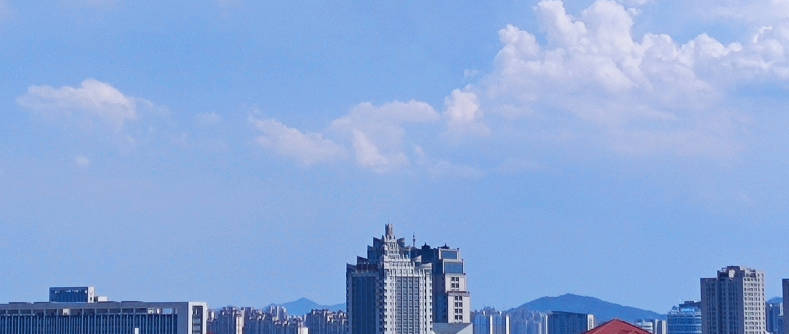
//> input picture 第2章、滚动条与键盘事件/04Opencv自带颜色表操作/image.jpg, 789 x 334 px
$ ./main   (built with g++ and OpenCV 4)
//> lines starting //> are read from the running program, lines starting //| are printed output that depends on the picture; after the words box and inside, x2 and y2 are one past the last pixel; in counts of white or black regions, pixels touching at a corner belong together
#include <iostream>
#include <vector>

#include <opencv2/core/utils/logger.hpp>
#include <opencv2/opencv.hpp>
#include <opencv2/highgui.hpp>

using namespace cv;
using namespace std;

int main(int argc, char const* argv[]) {
	utils::logging::setLogLevel(utils::logging::LOG_LEVEL_SILENT);

	Mat src = imread("image.jpg", IMREAD_COLOR);
//> src is the input picture: 334 rows x 789 cols, CV_8UC3; mean B, G, R 217.5, 168.6, 138.3
	Mat dst = Mat::zeros(src.size(), src.type());

	int index = 0;

	const vector<string> colormap_str{
		"COLORMAP_AUTUMN",
		"COLORMAP_BONE",
		"COLORMAP_JET",
		"COLORMAP_WINTER",
		"COLORMAP_RAINBOW",
		"COLORMAP_OCEAN",
		"COLORMAP_SUMMER",
		"COLORMAP_SPRING",
		"COLORMAP_COOL",
		"COLORMAP_HSV",//10
		"COLORMAP_PINK",
		"COLORMAP_HOT",
		"COLORMAP_PARULA",
		"COLORMAP_MAGMA",
		"COLORMAP_INFERNO",
		"COLORMAP_PLASMA",
		"COLORMAP_VIRIDIS",
		"COLORMAP_CIVIDIS",
		"COLORMAP_TWILIGHT",
		"COLORMAP_TWILIGHT_SHIFTED",
		"COLORMAP_TURBO",
		"COLORMAP_DEEPGREEN"
	};
	const vector<int> colormap = {
		COLORMAP_AUTUMN,
		COLORMAP_BONE,
		COLORMAP_JET,
		COLORMAP_WINTER,
		COLORMAP_RAINBOW,
		COLORMAP_OCEAN,
		COLORMAP_SUMMER,
		COLORMAP_SPRING,
		COLORMAP_COOL,
		COLORMAP_HSV,//10
		COLORMAP_PINK,
		COLORMAP_HOT,
		COLORMAP_PARULA,
		COLORMAP_MAGMA,
		COLORMAP_INFERNO,
		COLORMAP_PLASMA,
		COLORMAP_VIRIDIS,
		COLORMAP_CIVIDIS,
		COLORMAP_TWILIGHT,
		COLORMAP_TWILIGHT_SHIFTED,//20
		COLORMAP_TURBO,
		COLORMAP_DEEPGREEN
	};

	int len = colormap.size();

	if (src.empty()) {
		printf("could not load image¡­¡­\n");
		return -1;
	}

	while (true)
	{
		applyColorMap(src, dst, colormap[index++ % len]);
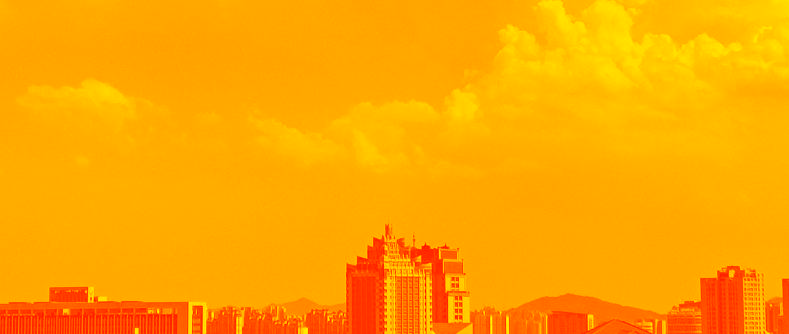
//> dst: 334 rows x 789 cols, CV_8UC3; mean B, G, R 0, 165.1, 255
//> index = 1

		putText(dst, colormap_str[index++ % len], Point(50, 50), cv::HersheyFonts::FONT_HERSHEY_COMPLEX, 1, (128, 128, 128), 2, cv::LineTypes::LINE_AA);
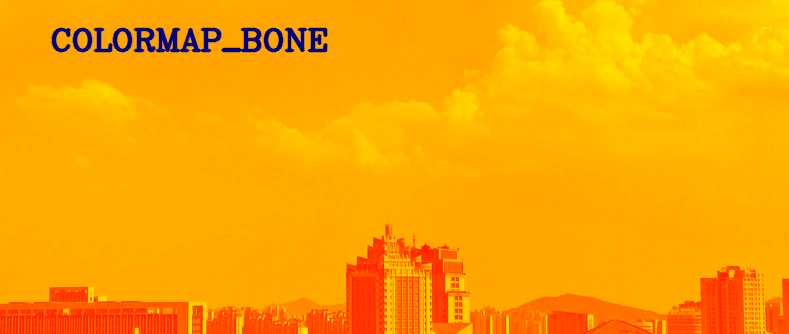
//> dst: 334 rows x 789 cols, CV_8UC3; 1.66% of pixels changed, all inside (x1, y1, x2, y2) = (51, 27, 328, 53)
//> index = 2
		if (waitKey(1000) == 27) {
//> the Esc key is pressed
			destroyAllWindows();
			break;
		}

		imshow("src", dst);
	}
//> after the loop, index = 2

	return 0;
}
